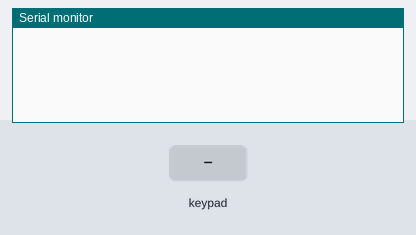
The sketch below on a simulated Arduino Uno, built with avr-gcc and run on an emulated ATmega328P. Parts: the last lines printed to the serial monitor. Inputs (shaded band) come from the test bench.

Above: at 1.2 s.
1.3 s: key '1' pressed
At 2.5 s:
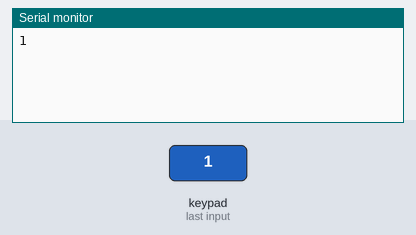
2.8 s: keypad keys 1 3 1 2 1 1 1 0 # pressed 0.4 s apart
At 6.5 s:
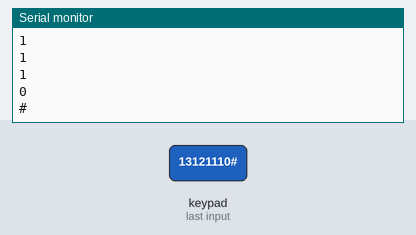
7.9 s: key 'A' pressed
At 8.9 s:
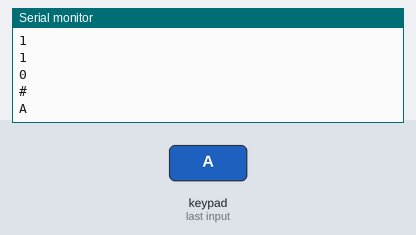
9.4 s: keypad keys 1 3 1 2 1 1 1 0 * pressed 0.4 s apart
At 13.8 s:
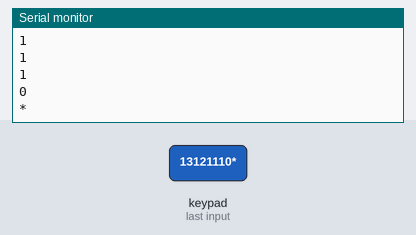
14.5 s: key 'B' pressed
At 15.2 s:
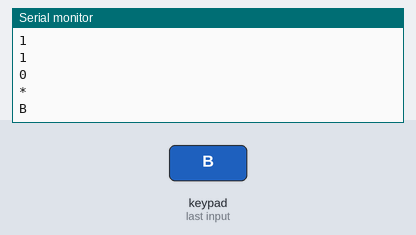
16.0 s: keypad keys 1 3 1 2 1 1 1 0 D pressed 0.4 s apart
At 20.0 s:
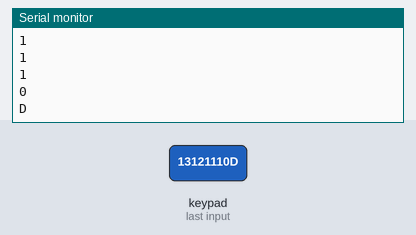
Timing chart, 0 to 21.5 s (numbered marks = the images above; inputs shaded):
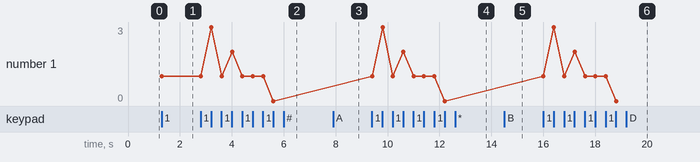

The sketch:

keypad.ino
```cpp
#include<Keypad.h>

const byte rows = 4;
const byte colum = 4;

char keys[rows][colum] = {
  {'1', '2', '3', 'A'},
  {'4', '5', '6', 'B'},
  {'7', '8', '9', 'C'},
  {'*', '0', '#', 'D'}
};

byte rowpins[rows] = {13, 12, 11, 10};
byte columpins[colum] = {9, 8, 7, 6};

Keypad keypad = Keypad(makeKeymap(keys), rowpins, columpins, rows, colum);

void setup()
{
  Serial.begin(9600);
}

void loop()
{
  char key = keypad.getKey();

  if(key){
    Serial.println(key);
  }
}
```

Measured:
- after the input at 1.3 s, the serial monitor: prints a new line at once (image 1)
- after the input at 2.8 s, the serial monitor: prints a new line after 0.41 s (image 2)
- after the input at 7.9 s, the serial monitor: prints a new line at once (image 3)
- after the input at 9.4 s, the serial monitor: prints a new line at once (image 4)
- after the input at 14.5 s, the serial monitor: prints a new line at once (image 5)
- after the input at 16.0 s, the serial monitor: prints a new line at once (image 6)
- plotted number 1: 1 → 0 after the input at 2.8 s
